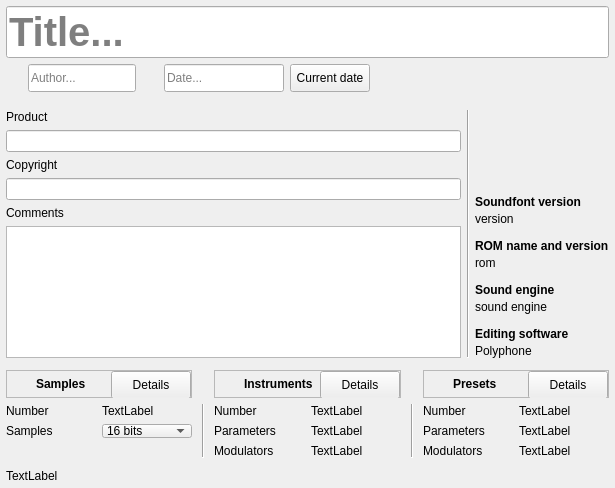
<?xml version="1.0" encoding="UTF-8"?>
<ui version="4.0">
 <class>PageSf2</class>
 <widget class="QWidget" name="PageSf2">
  <property name="geometry">
   <rect>
    <x>0</x>
    <y>0</y>
    <width>615</width>
    <height>488</height>
   </rect>
  </property>
  <property name="windowTitle">
   <string notr="true">Form</string>
  </property>
  <layout class="QVBoxLayout" name="verticalLayout_4">
   <property name="leftMargin">
    <number>0</number>
   </property>
   <property name="topMargin">
    <number>0</number>
   </property>
   <property name="rightMargin">
    <number>0</number>
   </property>
   <property name="bottomMargin">
    <number>0</number>
   </property>
   <item>
    <widget class="QFrame" name="frame_3">
     <property name="frameShape">
      <enum>QFrame::NoFrame</enum>
     </property>
     <layout class="QVBoxLayout" name="verticalLayout_9">
      <property name="leftMargin">
       <number>6</number>
      </property>
      <property name="topMargin">
       <number>6</number>
      </property>
      <property name="rightMargin">
       <number>6</number>
      </property>
      <property name="bottomMargin">
       <number>0</number>
      </property>
      <item>
       <widget class="StyledLineEdit" name="lineEdit_name">
        <property name="minimumSize">
         <size>
          <width>0</width>
          <height>52</height>
         </size>
        </property>
        <property name="maximumSize">
         <size>
          <width>16777215</width>
          <height>52</height>
         </size>
        </property>
        <property name="font">
         <font>
          <pointsize>30</pointsize>
          <weight>75</weight>
          <bold>true</bold>
         </font>
        </property>
        <property name="maxLength">
         <number>255</number>
        </property>
        <property name="placeholderText">
         <string>Title...</string>
        </property>
       </widget>
      </item>
      <item>
       <layout class="QHBoxLayout" name="horizontalLayout_2">
        <property name="topMargin">
         <number>0</number>
        </property>
        <item>
         <widget class="QLabel" name="labelUser">
          <property name="minimumSize">
           <size>
            <width>16</width>
            <height>18</height>
           </size>
          </property>
          <property name="maximumSize">
           <size>
            <width>16</width>
            <height>18</height>
           </size>
          </property>
          <property name="text">
           <string/>
          </property>
          <property name="pixmap">
           <pixmap resource="../resources.qrc">:/icons/user.svg</pixmap>
          </property>
          <property name="scaledContents">
           <bool>true</bool>
          </property>
         </widget>
        </item>
        <item>
         <widget class="StyledLineEdit" name="lineEdit_author">
          <property name="sizePolicy">
           <sizepolicy hsizetype="Preferred" vsizetype="Fixed">
            <horstretch>0</horstretch>
            <verstretch>0</verstretch>
           </sizepolicy>
          </property>
          <property name="minimumSize">
           <size>
            <width>0</width>
            <height>28</height>
           </size>
          </property>
          <property name="maximumSize">
           <size>
            <width>16777215</width>
            <height>28</height>
           </size>
          </property>
          <property name="maxLength">
           <number>255</number>
          </property>
          <property name="placeholderText">
           <string>Author...</string>
          </property>
         </widget>
        </item>
        <item>
         <widget class="QLabel" name="labelDate">
          <property name="minimumSize">
           <size>
            <width>16</width>
            <height>18</height>
           </size>
          </property>
          <property name="maximumSize">
           <size>
            <width>16</width>
            <height>18</height>
           </size>
          </property>
          <property name="text">
           <string/>
          </property>
          <property name="pixmap">
           <pixmap resource="../resources.qrc">:/icons/calendar.svg</pixmap>
          </property>
          <property name="scaledContents">
           <bool>true</bool>
          </property>
         </widget>
        </item>
        <item>
         <widget class="StyledLineEdit" name="lineEdit_date">
          <property name="sizePolicy">
           <sizepolicy hsizetype="Preferred" vsizetype="Fixed">
            <horstretch>0</horstretch>
            <verstretch>0</verstretch>
           </sizepolicy>
          </property>
          <property name="minimumSize">
           <size>
            <width>120</width>
            <height>28</height>
           </size>
          </property>
          <property name="maximumSize">
           <size>
            <width>16777215</width>
            <height>28</height>
           </size>
          </property>
          <property name="maxLength">
           <number>255</number>
          </property>
          <property name="placeholderText">
           <string>Date...</string>
          </property>
         </widget>
        </item>
        <item>
         <widget class="QPushButton" name="pushButton_setNow">
          <property name="minimumSize">
           <size>
            <width>0</width>
            <height>28</height>
           </size>
          </property>
          <property name="maximumSize">
           <size>
            <width>16777215</width>
            <height>28</height>
           </size>
          </property>
          <property name="text">
           <string>Current date</string>
          </property>
         </widget>
        </item>
        <item>
         <spacer name="horizontalSpacer">
          <property name="orientation">
           <enum>Qt::Horizontal</enum>
          </property>
          <property name="sizeHint" stdset="0">
           <size>
            <width>40</width>
            <height>20</height>
           </size>
          </property>
         </spacer>
        </item>
       </layout>
      </item>
      <item>
       <layout class="QHBoxLayout" name="horizontalLayout_3">
        <property name="topMargin">
         <number>12</number>
        </property>
        <property name="bottomMargin">
         <number>6</number>
        </property>
        <item>
         <layout class="QVBoxLayout" name="layoutMiddleLeft">
          <item>
           <widget class="QLabel" name="label_25">
            <property name="text">
             <string>Product</string>
            </property>
           </widget>
          </item>
          <item>
           <widget class="QLineEdit" name="lineEdit_product">
            <property name="maxLength">
             <number>255</number>
            </property>
           </widget>
          </item>
          <item>
           <widget class="QLabel" name="label_23">
            <property name="text">
             <string>Copyright</string>
            </property>
           </widget>
          </item>
          <item>
           <widget class="QLineEdit" name="lineEdit_copyright">
            <property name="maxLength">
             <number>255</number>
            </property>
           </widget>
          </item>
          <item>
           <widget class="QLabel" name="label_26">
            <property name="text">
             <string>Comments</string>
            </property>
            <property name="alignment">
             <set>Qt::AlignLeading|Qt::AlignLeft|Qt::AlignTop</set>
            </property>
           </widget>
          </item>
          <item>
           <widget class="TextEdit" name="textEdit_Com">
            <property name="acceptRichText">
             <bool>false</bool>
            </property>
           </widget>
          </item>
         </layout>
        </item>
        <item>
         <widget class="QFrame" name="frame">
          <property name="minimumSize">
           <size>
            <width>2</width>
            <height>0</height>
           </size>
          </property>
          <property name="maximumSize">
           <size>
            <width>2</width>
            <height>16777215</height>
           </size>
          </property>
          <property name="frameShape">
           <enum>QFrame::Panel</enum>
          </property>
          <property name="frameShadow">
           <enum>QFrame::Sunken</enum>
          </property>
         </widget>
        </item>
        <item>
         <layout class="QVBoxLayout" name="layoutMiddleRight">
          <property name="spacing">
           <number>3</number>
          </property>
          <item>
           <spacer name="verticalSpacer">
            <property name="orientation">
             <enum>Qt::Vertical</enum>
            </property>
            <property name="sizeHint" stdset="0">
             <size>
              <width>20</width>
              <height>40</height>
             </size>
            </property>
           </spacer>
          </item>
          <item>
           <widget class="QLabel" name="label_5">
            <property name="font">
             <font>
              <weight>75</weight>
              <bold>true</bold>
             </font>
            </property>
            <property name="text">
             <string>Soundfont version</string>
            </property>
           </widget>
          </item>
          <item>
           <widget class="QLabel" name="label_sfVersion">
            <property name="text">
             <string notr="true">version</string>
            </property>
           </widget>
          </item>
          <item>
           <spacer name="verticalSpacer_2">
            <property name="orientation">
             <enum>Qt::Vertical</enum>
            </property>
            <property name="sizeType">
             <enum>QSizePolicy::Fixed</enum>
            </property>
            <property name="sizeHint" stdset="0">
             <size>
              <width>20</width>
              <height>10</height>
             </size>
            </property>
           </spacer>
          </item>
          <item>
           <widget class="QLabel" name="label_4">
            <property name="font">
             <font>
              <weight>75</weight>
              <bold>true</bold>
             </font>
            </property>
            <property name="text">
             <string>ROM name and version</string>
            </property>
           </widget>
          </item>
          <item>
           <widget class="QLabel" name="label_romVersion">
            <property name="text">
             <string notr="true">rom</string>
            </property>
           </widget>
          </item>
          <item>
           <spacer name="verticalSpacer_3">
            <property name="orientation">
             <enum>Qt::Vertical</enum>
            </property>
            <property name="sizeType">
             <enum>QSizePolicy::Fixed</enum>
            </property>
            <property name="sizeHint" stdset="0">
             <size>
              <width>20</width>
              <height>10</height>
             </size>
            </property>
           </spacer>
          </item>
          <item>
           <widget class="QLabel" name="label_3">
            <property name="font">
             <font>
              <weight>75</weight>
              <bold>true</bold>
             </font>
            </property>
            <property name="text">
             <string>Sound engine</string>
            </property>
           </widget>
          </item>
          <item>
           <widget class="QLabel" name="label_soundEngine">
            <property name="text">
             <string notr="true">sound engine</string>
            </property>
           </widget>
          </item>
          <item>
           <spacer name="verticalSpacer_4">
            <property name="orientation">
             <enum>Qt::Vertical</enum>
            </property>
            <property name="sizeType">
             <enum>QSizePolicy::Fixed</enum>
            </property>
            <property name="sizeHint" stdset="0">
             <size>
              <width>20</width>
              <height>10</height>
             </size>
            </property>
           </spacer>
          </item>
          <item>
           <widget class="QLabel" name="label_2">
            <property name="font">
             <font>
              <weight>75</weight>
              <bold>true</bold>
             </font>
            </property>
            <property name="text">
             <string>Editing software</string>
            </property>
           </widget>
          </item>
          <item>
           <widget class="QLabel" name="label_software">
            <property name="text">
             <string notr="true">Polyphone</string>
            </property>
           </widget>
          </item>
         </layout>
        </item>
       </layout>
      </item>
      <item>
       <widget class="QFrame" name="elementFrame">
        <layout class="QGridLayout" name="gridLayout" columnstretch="1,0,1,0,1">
         <property name="leftMargin">
          <number>0</number>
         </property>
         <property name="topMargin">
          <number>0</number>
         </property>
         <property name="rightMargin">
          <number>0</number>
         </property>
         <property name="bottomMargin">
          <number>0</number>
         </property>
         <property name="horizontalSpacing">
          <number>10</number>
         </property>
         <item row="0" column="4">
          <widget class="QFrame" name="framePresetTitle">
           <property name="maximumSize">
            <size>
             <width>16777215</width>
             <height>28</height>
            </size>
           </property>
           <property name="frameShape">
            <enum>QFrame::StyledPanel</enum>
           </property>
           <property name="frameShadow">
            <enum>QFrame::Raised</enum>
           </property>
           <layout class="QHBoxLayout" name="horizontalLayout_5">
            <property name="spacing">
             <number>8</number>
            </property>
            <property name="leftMargin">
             <number>8</number>
            </property>
            <property name="topMargin">
             <number>0</number>
            </property>
            <property name="rightMargin">
             <number>0</number>
            </property>
            <property name="bottomMargin">
             <number>0</number>
            </property>
            <item>
             <widget class="QLabel" name="labelPreset">
              <property name="minimumSize">
               <size>
                <width>13</width>
                <height>16</height>
               </size>
              </property>
              <property name="maximumSize">
               <size>
                <width>13</width>
                <height>16</height>
               </size>
              </property>
              <property name="text">
               <string/>
              </property>
              <property name="pixmap">
               <pixmap resource="../resources.qrc">:/icons/preset.svg</pixmap>
              </property>
              <property name="scaledContents">
               <bool>true</bool>
              </property>
             </widget>
            </item>
            <item>
             <widget class="QLabel" name="label_11">
              <property name="sizePolicy">
               <sizepolicy hsizetype="Expanding" vsizetype="Preferred">
                <horstretch>0</horstretch>
                <verstretch>0</verstretch>
               </sizepolicy>
              </property>
              <property name="font">
               <font>
                <weight>75</weight>
                <bold>true</bold>
               </font>
              </property>
              <property name="text">
               <string>Presets</string>
              </property>
             </widget>
            </item>
            <item>
             <widget class="QPushButton" name="pushViewPresets">
              <property name="minimumSize">
               <size>
                <width>0</width>
                <height>28</height>
               </size>
              </property>
              <property name="maximumSize">
               <size>
                <width>16777215</width>
                <height>28</height>
               </size>
              </property>
              <property name="cursor">
               <cursorShape>PointingHandCursor</cursorShape>
              </property>
              <property name="text">
               <string>Details</string>
              </property>
             </widget>
            </item>
           </layout>
          </widget>
         </item>
         <item row="1" column="1">
          <widget class="QFrame" name="frame_7">
           <property name="minimumSize">
            <size>
             <width>2</width>
             <height>0</height>
            </size>
           </property>
           <property name="maximumSize">
            <size>
             <width>2</width>
             <height>16777215</height>
            </size>
           </property>
           <property name="frameShape">
            <enum>QFrame::Panel</enum>
           </property>
           <property name="frameShadow">
            <enum>QFrame::Sunken</enum>
           </property>
          </widget>
         </item>
         <item row="0" column="0">
          <widget class="QFrame" name="frameSampleTitle">
           <property name="minimumSize">
            <size>
             <width>0</width>
             <height>28</height>
            </size>
           </property>
           <property name="frameShape">
            <enum>QFrame::StyledPanel</enum>
           </property>
           <property name="frameShadow">
            <enum>QFrame::Raised</enum>
           </property>
           <layout class="QHBoxLayout" name="horizontalLayout">
            <property name="spacing">
             <number>8</number>
            </property>
            <property name="leftMargin">
             <number>8</number>
            </property>
            <property name="topMargin">
             <number>0</number>
            </property>
            <property name="rightMargin">
             <number>0</number>
            </property>
            <property name="bottomMargin">
             <number>0</number>
            </property>
            <item>
             <widget class="QLabel" name="labelSample">
              <property name="minimumSize">
               <size>
                <width>13</width>
                <height>16</height>
               </size>
              </property>
              <property name="maximumSize">
               <size>
                <width>13</width>
                <height>16</height>
               </size>
              </property>
              <property name="text">
               <string/>
              </property>
              <property name="pixmap">
               <pixmap resource="../resources.qrc">:/icons/sample.svg</pixmap>
              </property>
              <property name="scaledContents">
               <bool>true</bool>
              </property>
             </widget>
            </item>
            <item>
             <widget class="QLabel" name="label">
              <property name="sizePolicy">
               <sizepolicy hsizetype="Expanding" vsizetype="Preferred">
                <horstretch>0</horstretch>
                <verstretch>0</verstretch>
               </sizepolicy>
              </property>
              <property name="font">
               <font>
                <weight>75</weight>
                <bold>true</bold>
               </font>
              </property>
              <property name="text">
               <string>Samples</string>
              </property>
             </widget>
            </item>
            <item>
             <widget class="QPushButton" name="pushViewSamples">
              <property name="minimumSize">
               <size>
                <width>0</width>
                <height>28</height>
               </size>
              </property>
              <property name="maximumSize">
               <size>
                <width>16777215</width>
                <height>28</height>
               </size>
              </property>
              <property name="cursor">
               <cursorShape>PointingHandCursor</cursorShape>
              </property>
              <property name="text">
               <string>Details</string>
              </property>
             </widget>
            </item>
           </layout>
          </widget>
         </item>
         <item row="1" column="3">
          <widget class="QFrame" name="frame_5">
           <property name="minimumSize">
            <size>
             <width>2</width>
             <height>0</height>
            </size>
           </property>
           <property name="maximumSize">
            <size>
             <width>2</width>
             <height>16777215</height>
            </size>
           </property>
           <property name="frameShape">
            <enum>QFrame::Panel</enum>
           </property>
           <property name="frameShadow">
            <enum>QFrame::Sunken</enum>
           </property>
          </widget>
         </item>
         <item row="1" column="0">
          <widget class="QFrame" name="frameSample">
           <property name="minimumSize">
            <size>
             <width>0</width>
             <height>30</height>
            </size>
           </property>
           <property name="frameShape">
            <enum>QFrame::NoFrame</enum>
           </property>
           <layout class="QGridLayout" name="gridLayout_4">
            <property name="leftMargin">
             <number>0</number>
            </property>
            <property name="topMargin">
             <number>0</number>
            </property>
            <property name="rightMargin">
             <number>0</number>
            </property>
            <property name="bottomMargin">
             <number>0</number>
            </property>
            <item row="2" column="0">
             <widget class="QLabel" name="label_16">
              <property name="text">
               <string/>
              </property>
             </widget>
            </item>
            <item row="0" column="0">
             <widget class="QLabel" name="label_7">
              <property name="text">
               <string>Number</string>
              </property>
             </widget>
            </item>
            <item row="0" column="1">
             <widget class="QLabel" name="label_nbSmpl">
              <property name="text">
               <string notr="true">TextLabel</string>
              </property>
             </widget>
            </item>
            <item row="1" column="0">
             <widget class="QLabel" name="label_6">
              <property name="text">
               <string>Samples</string>
              </property>
             </widget>
            </item>
            <item row="1" column="1">
             <widget class="QComboBox" name="comboBox">
              <property name="maximumSize">
               <size>
                <width>16777215</width>
                <height>20</height>
               </size>
              </property>
              <item>
               <property name="text">
                <string>16 bits</string>
               </property>
              </item>
              <item>
               <property name="text">
                <string>24 bits</string>
               </property>
              </item>
             </widget>
            </item>
           </layout>
          </widget>
         </item>
         <item row="1" column="2">
          <widget class="QFrame" name="frameInstrument">
           <property name="frameShape">
            <enum>QFrame::NoFrame</enum>
           </property>
           <layout class="QGridLayout" name="gridLayout_5">
            <property name="leftMargin">
             <number>0</number>
            </property>
            <property name="topMargin">
             <number>0</number>
            </property>
            <property name="rightMargin">
             <number>0</number>
            </property>
            <property name="bottomMargin">
             <number>0</number>
            </property>
            <item row="2" column="0">
             <widget class="QLabel" name="label_14">
              <property name="text">
               <string>Modulators</string>
              </property>
             </widget>
            </item>
            <item row="0" column="0">
             <widget class="QLabel" name="label_10">
              <property name="text">
               <string>Number</string>
              </property>
             </widget>
            </item>
            <item row="0" column="1">
             <widget class="QLabel" name="label_nbInst">
              <property name="text">
               <string notr="true">TextLabel</string>
              </property>
             </widget>
            </item>
            <item row="2" column="1">
             <widget class="QLabel" name="label_nbInstMod">
              <property name="text">
               <string notr="true">TextLabel</string>
              </property>
             </widget>
            </item>
            <item row="1" column="0">
             <widget class="QLabel" name="label_12">
              <property name="text">
               <string>Parameters</string>
              </property>
             </widget>
            </item>
            <item row="1" column="1">
             <widget class="QLabel" name="label_nbInstGen">
              <property name="text">
               <string notr="true">TextLabel</string>
              </property>
             </widget>
            </item>
           </layout>
          </widget>
         </item>
         <item row="1" column="4">
          <widget class="QFrame" name="framePreset">
           <property name="frameShape">
            <enum>QFrame::NoFrame</enum>
           </property>
           <layout class="QGridLayout" name="gridLayout_6">
            <property name="leftMargin">
             <number>0</number>
            </property>
            <property name="topMargin">
             <number>0</number>
            </property>
            <property name="rightMargin">
             <number>0</number>
            </property>
            <property name="bottomMargin">
             <number>0</number>
            </property>
            <item row="1" column="0">
             <widget class="QLabel" name="label_8">
              <property name="text">
               <string>Parameters</string>
              </property>
             </widget>
            </item>
            <item row="0" column="0">
             <widget class="QLabel" name="label_13">
              <property name="text">
               <string>Number</string>
              </property>
             </widget>
            </item>
            <item row="2" column="1">
             <widget class="QLabel" name="label_nbPrstMod">
              <property name="text">
               <string notr="true">TextLabel</string>
              </property>
             </widget>
            </item>
            <item row="1" column="1">
             <widget class="QLabel" name="label_nbPrstGen">
              <property name="text">
               <string notr="true">TextLabel</string>
              </property>
             </widget>
            </item>
            <item row="0" column="1">
             <widget class="QLabel" name="label_nbPrst">
              <property name="text">
               <string notr="true">TextLabel</string>
              </property>
             </widget>
            </item>
            <item row="2" column="0">
             <widget class="QLabel" name="label_15">
              <property name="text">
               <string>Modulators</string>
              </property>
             </widget>
            </item>
           </layout>
          </widget>
         </item>
         <item row="0" column="2">
          <widget class="QFrame" name="frameInstrumentTitle">
           <property name="maximumSize">
            <size>
             <width>16777215</width>
             <height>28</height>
            </size>
           </property>
           <property name="frameShape">
            <enum>QFrame::StyledPanel</enum>
           </property>
           <property name="frameShadow">
            <enum>QFrame::Raised</enum>
           </property>
           <layout class="QHBoxLayout" name="horizontalLayout_4">
            <property name="spacing">
             <number>8</number>
            </property>
            <property name="leftMargin">
             <number>8</number>
            </property>
            <property name="topMargin">
             <number>0</number>
            </property>
            <property name="rightMargin">
             <number>0</number>
            </property>
            <property name="bottomMargin">
             <number>0</number>
            </property>
            <item>
             <widget class="QLabel" name="labelInstrument">
              <property name="minimumSize">
               <size>
                <width>13</width>
                <height>16</height>
               </size>
              </property>
              <property name="maximumSize">
               <size>
                <width>13</width>
                <height>16</height>
               </size>
              </property>
              <property name="text">
               <string/>
              </property>
              <property name="pixmap">
               <pixmap resource="../resources.qrc">:/icons/instrument.svg</pixmap>
              </property>
              <property name="scaledContents">
               <bool>true</bool>
              </property>
             </widget>
            </item>
            <item>
             <widget class="QLabel" name="label_9">
              <property name="sizePolicy">
               <sizepolicy hsizetype="Expanding" vsizetype="Preferred">
                <horstretch>0</horstretch>
                <verstretch>0</verstretch>
               </sizepolicy>
              </property>
              <property name="minimumSize">
               <size>
                <width>13</width>
                <height>0</height>
               </size>
              </property>
              <property name="font">
               <font>
                <weight>75</weight>
                <bold>true</bold>
               </font>
              </property>
              <property name="text">
               <string>Instruments</string>
              </property>
             </widget>
            </item>
            <item>
             <widget class="QPushButton" name="pushViewInstruments">
              <property name="minimumSize">
               <size>
                <width>0</width>
                <height>28</height>
               </size>
              </property>
              <property name="maximumSize">
               <size>
                <width>16777215</width>
                <height>28</height>
               </size>
              </property>
              <property name="cursor">
               <cursorShape>PointingHandCursor</cursorShape>
              </property>
              <property name="text">
               <string>Details</string>
              </property>
             </widget>
            </item>
           </layout>
          </widget>
         </item>
        </layout>
       </widget>
      </item>
     </layout>
    </widget>
   </item>
   <item>
    <widget class="QFrame" name="frameBottom">
     <property name="minimumSize">
      <size>
       <width>0</width>
       <height>24</height>
      </size>
     </property>
     <property name="maximumSize">
      <size>
       <width>16777215</width>
       <height>24</height>
      </size>
     </property>
     <property name="frameShape">
      <enum>QFrame::NoFrame</enum>
     </property>
     <layout class="QGridLayout" name="gridLayout_2">
      <property name="leftMargin">
       <number>6</number>
      </property>
      <property name="topMargin">
       <number>0</number>
      </property>
      <property name="rightMargin">
       <number>6</number>
      </property>
      <property name="bottomMargin">
       <number>0</number>
      </property>
      <item row="0" column="0">
       <widget class="QLabel" name="label_filename">
        <property name="sizePolicy">
         <sizepolicy hsizetype="Expanding" vsizetype="Preferred">
          <horstretch>0</horstretch>
          <verstretch>0</verstretch>
         </sizepolicy>
        </property>
        <property name="text">
         <string notr="true">TextLabel</string>
        </property>
        <property name="wordWrap">
         <bool>true</bool>
        </property>
        <property name="margin">
         <number>0</number>
        </property>
        <property name="indent">
         <number>-1</number>
        </property>
       </widget>
      </item>
     </layout>
    </widget>
   </item>
  </layout>
 </widget>
 <customwidgets>
  <customwidget>
   <class>TextEdit</class>
   <extends>QTextEdit</extends>
   <header>pagesf2.h</header>
   <slots>
    <signal>editingFinished()</signal>
   </slots>
  </customwidget>
  <customwidget>
   <class>StyledLineEdit</class>
   <extends>QLineEdit</extends>
   <header>styledlineedit.h</header>
  </customwidget>
 </customwidgets>
 <tabstops>
  <tabstop>lineEdit_name</tabstop>
  <tabstop>lineEdit_author</tabstop>
  <tabstop>lineEdit_date</tabstop>
  <tabstop>pushButton_setNow</tabstop>
  <tabstop>lineEdit_product</tabstop>
  <tabstop>lineEdit_copyright</tabstop>
  <tabstop>textEdit_Com</tabstop>
  <tabstop>pushViewSamples</tabstop>
  <tabstop>pushViewInstruments</tabstop>
  <tabstop>pushViewPresets</tabstop>
  <tabstop>comboBox</tabstop>
 </tabstops>
 <resources>
  <include location="../resources.qrc"/>
 </resources>
 <connections>
  <connection>
   <sender>lineEdit_name</sender>
   <signal>editingFinished()</signal>
   <receiver>PageSf2</receiver>
   <slot>setName()</slot>
   <hints>
    <hint type="sourcelabel">
     <x>370</x>
     <y>33</y>
    </hint>
    <hint type="destinationlabel">
     <x>339</x>
     <y>313</y>
    </hint>
   </hints>
  </connection>
  <connection>
   <sender>textEdit_Com</sender>
   <signal>editingFinished()</signal>
   <receiver>PageSf2</receiver>
   <slot>setCommentaire()</slot>
   <hints>
    <hint type="sourcelabel">
     <x>339</x>
     <y>263</y>
    </hint>
    <hint type="destinationlabel">
     <x>339</x>
     <y>313</y>
    </hint>
   </hints>
  </connection>
  <connection>
   <sender>lineEdit_product</sender>
   <signal>editingFinished()</signal>
   <receiver>PageSf2</receiver>
   <slot>setProduct()</slot>
   <hints>
    <hint type="sourcelabel">
     <x>551</x>
     <y>128</y>
    </hint>
    <hint type="destinationlabel">
     <x>339</x>
     <y>313</y>
    </hint>
   </hints>
  </connection>
  <connection>
   <sender>lineEdit_date</sender>
   <signal>editingFinished()</signal>
   <receiver>PageSf2</receiver>
   <slot>setDate()</slot>
   <hints>
    <hint type="sourcelabel">
     <x>190</x>
     <y>128</y>
    </hint>
    <hint type="destinationlabel">
     <x>339</x>
     <y>313</y>
    </hint>
   </hints>
  </connection>
  <connection>
   <sender>lineEdit_author</sender>
   <signal>editingFinished()</signal>
   <receiver>PageSf2</receiver>
   <slot>setAuthor()</slot>
   <hints>
    <hint type="sourcelabel">
     <x>370</x>
     <y>64</y>
    </hint>
    <hint type="destinationlabel">
     <x>339</x>
     <y>313</y>
    </hint>
   </hints>
  </connection>
  <connection>
   <sender>lineEdit_copyright</sender>
   <signal>editingFinished()</signal>
   <receiver>PageSf2</receiver>
   <slot>setCopyright()</slot>
   <hints>
    <hint type="sourcelabel">
     <x>370</x>
     <y>95</y>
    </hint>
    <hint type="destinationlabel">
     <x>339</x>
     <y>313</y>
    </hint>
   </hints>
  </connection>
 </connections>
 <slots>
  <slot>set24bits(int)</slot>
  <slot>setName()</slot>
  <slot>setCopyright()</slot>
  <slot>setAuthor()</slot>
  <slot>setDate()</slot>
  <slot>setProduct()</slot>
  <slot>setCommentaire()</slot>
  <slot>setNow()</slot>
 </slots>
</ui>
